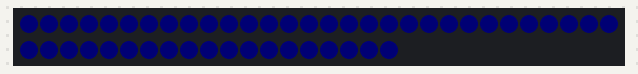
The sketch below on a simulated Arduino Uno, built with avr-gcc and run on an emulated ATmega328P. On the bench: 49 RGB LEDs in strip order, left to right, continuing on the next row. Dim RGB values are drawn brighter than linear; random numbers use the default seed unless the sketch sets one.

Above: at 5.18 s.
At 9.0 s:
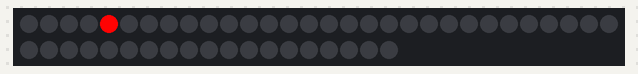
At 12.19 s:
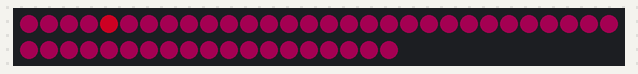
At 15.45 s:
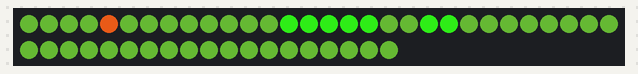
At 22.1 s:
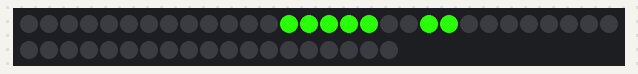
At 38.9 s:
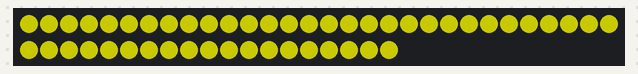

Measured:
- what the display in image 1 shows lasts 0.6 s, from 8.9 s to 9.5 s
- what the display in image 4 shows lasts 0.6 s, from 22.0 s to 22.6 s
- what the display in image 5 shows lasts 0.7 s, from 38.9 s to 39.6 s

The sketch:

RGBLamp.ino
```cpp
/*
 * This project is part of the Movuino demo tutorial from: http://www.movuino.com/
 * Page of the project: http://www.movuino.com/index.php/portfolio/rgb-lamp/
 * Github: https://github.com/hssnadr/RGB-Lamp-Demonstrator
 */

// LED strip
#include <Adafruit_NeoPixel.h>
#ifdef __AVR__
#include <avr/power.h>
#endif
#define pinLed 9                                                                 // Pin controling the led strip behavior
#define nPix 49                                                                  // number of pixels used in the strip
Adafruit_NeoPixel strip = Adafruit_NeoPixel(nPix, pinLed, NEO_GRB + NEO_KHZ800); //   NEO_KHZ800  800 KHz bitstream (most NeoPixel products w/WS2812 LEDs)

// Auto loop: play random animation before first serial input
bool _isAutoLoop = true;

// RGB values
int stripOrder[] = {0, 1, 2, 3, 4, 5, 6, 7, 9, 8, 10, 11, 12, 14, 13, 15, 16, 17, 21, 20, 19, 18, 22, 28, 27, 26, 25, 24, 23, 29, 30, 32, 31, 33, 34, 35, 36, 37, 38, 39, 40, 41, 42, 43, 44, 45, 46, 47, 48};
boolean isNewColor = false;
byte stripRed[nPix];
byte stripGreen[nPix];
byte stripBlue[nPix];
boolean isColorSet;
int r = 0;
#define r0 4  // led index where letter 'R' starts
#define r1 13 // led index where letter 'R' ends
int g = 0;
#define g0 13 // led index where letter 'G' starts
#define g1 23 // led index where letter 'G' ends
int b = 0;
#define b0 23 // led index where letter 'B' starts
#define b1 34 // led index where letter 'B' ends

long timer0;
long timer1;

// Serial variables
int inByte = 0;    // incoming serial byte
char buffer[40];   // buffer to store incoming bytes
int index = 0;     // current index of the buffer
char msgAdr = 'X'; // address of received messages
int msgVal = -1;   // values of received messages

void setup()
{
  // Serial Port begin
  Serial.begin(9600);

  // LED strip setup
  // strip.setBrightness(50);
  strip.begin(); // This initializes the NeoPixel library.
  strip.show();  // Initialize all pixels to 'off'
  timer0 = millis();
}

void loop()
{
  if (_isAutoLoop)
  {
    autoLoop();
  }
  // Serial.println("HERE");
  HHMM_follower();
  // WheelAnimation();
}

int getTrueLedIndex(int ind_)
{
  // REAL STRIP ORDER
  // to be integrated properly into the lamp, the led strip has been cut and re-solder.
  // I had to modify the order of the led to get the expected effect. This function permits to
  //{1,2,3,4,5,6,7,8,10,9,11,12,13,15,14,16,17,18,22,21,20,19,23,29,28,27,26,25,24,30,31,33,32,34,35,36,37,38,39,40,41,42,43,44,45,46,47,48,49}
  //       |                        |                             |                             |
  //      red                     green                          blue                          end
  //"RED" = 5 -> 13
  //"GREEN" = 15 -> 23
  //"BLUE" = 29 -> 34

  return stripOrder[ind_];
}
```

AutoLoop.ino
```cpp
// Auto loop: play random animation before first serial input
bool _isAnimRunning = false;
long _timerAutoLoop = 0;
int _targRed = 0;
int _targGreen = 0;
int _targBlue = 0;
float _speedAutoFill = 2.0f; // pixels per second

void autoLoop()
{
    // Set new rgb values
    if (!_isAnimRunning)
    {
        if (millis() - _timerAutoLoop > 4000)
        {
            int colIndx_ = floor(random(4)); // select random color component (0 for eraser)
            _timerAutoLoop = millis();
            _isAnimRunning = true;
            switch (colIndx_)
            {
            case 0: // Erase
                _targRed = 0;
                _targGreen = 0;
                _targBlue = 0;
                r = 0;
                g = 0;
                b = 0;
                break;
            case 1: // Red
                _targRed = floor(random(255));
                r = 0;
                break;
            case 2: // Green
                _targGreen = floor(random(255));
                g = 0;
                break;
            case 3: // Blue
                _targBlue = floor(random(255));
                b = 0;
                break;
            default:
                break;
            }
        }
    }

    // Play fill animation
    bool isRfill_ = r >= _targRed;
    bool isGfill_ = g >= _targGreen;
    bool isBfill_ = b >= _targBlue;
    if (!isRfill_)
    {
        isNewColor = true;
        r = floor(_targRed * _speedAutoFill * (millis() - _timerAutoLoop) / 1000.0f);
    }
    if (!isGfill_)
    {
        isNewColor = true;
        g = floor(_targGreen * _speedAutoFill * (millis() - _timerAutoLoop) / 1000.0f);
    }
    if (!isBfill_)
    {
        isNewColor = true;
        b = floor(_targBlue * _speedAutoFill * (millis() - _timerAutoLoop) / 1000.0f);
    }
    if (_isAnimRunning && (isRfill_ && isGfill_ && isBfill_))
    {
        _isAnimRunning = false;
        _timerAutoLoop = millis(); // reset timer to trig next r/g/b/eraser input
    }
}

void stopAutoLoop()
{
    _isAutoLoop = false;
    _targRed = 0;
    _targGreen = 0;
    _targBlue = 0;
    r = 0;
    g = 0;
    b = 0;
}
```

HHMM_follower.ino
```cpp
void HHMM_follower() {
  getSerialMsg(); // update msgAdr & msgMsg

  if (isNewColor) {
    // Reset all leds to 0
    for (int i = 0; i < nPix; i++) {
      strip.setPixelColor(getTrueLedIndex(i), strip.Color(0, 0, 0));
      stripRed[i] = 0;
      stripGreen[i] = 0;
      stripBlue[i] = 0;
    }
    delay(2);

    // RED : fill "R" letter in function of the RGB red value
    for (int i = r0; i < map(r, 0, 255, r0, r1); i++) {
      stripRed[i] = 255;
      stripGreen[i] = 3;
      stripBlue[i] = 3;
      strip.setPixelColor(getTrueLedIndex(i), strip.Color(stripRed[i], stripGreen[i],  stripBlue[i]));

    }

    // GREEN : fill "G" letter in function of the RGB green value
    for (int i = g0; i < map(g, 0, 255, g0, g1); i++) {
      stripRed[i] = 40;
      stripGreen[i] = 255;
      stripBlue[i] = 8;
      strip.setPixelColor(getTrueLedIndex(i), strip.Color(stripRed[i], stripGreen[i],  stripBlue[i]));
    }

    // BLUE : fill "B" letter in function of the RGB blue value
    for (int i = b0; i < map(b, 0, 255, b0, b1); i++) {
      stripRed[i] = 25;
      stripGreen[i] = 50;
      stripBlue[i] = 232;
      strip.setPixelColor(getTrueLedIndex(i), strip.Color(stripRed[i], stripGreen[i],  stripBlue[i]));
    }
    strip.show();
    isNewColor = false;
    timer1 = millis();
  }

  if (millis() - timer1 > 500) {
    // Color LED animation
    for (int i = 0; i < nPix; i++) {
      isColorSet = true;

      // RED : update red component of the RGB leds during the animation
      if (stripRed[i] != r) {
        isColorSet = false;
        if (stripRed[i] < r) {
          stripRed[i] = stripRed[i] + 1;
        }
        else {
          stripRed[i] = stripRed[i] - 1;
        }
      }

      // GREEN : update green component of the RGB leds during the animation
      if (stripGreen[i] != g) {
        isColorSet = false;
        if (stripGreen[i] < g) {
          stripGreen[i] = stripGreen[i] + 1;
        }
        else {
          stripGreen[i] = stripGreen[i] - 1;
        }
      }

      // BLUE : update blue component of the RGB leds during the animation
      if (stripBlue[i] != b) {
        isColorSet = false;
        if (stripBlue[i] < b) {
          stripBlue[i] = stripBlue[i] + 1;
        }
        else {
          stripBlue[i] = stripBlue[i] - 1;
        }
      }

      if (!isColorSet) {
        // Update led colors while animation is not over
        strip.setPixelColor(getTrueLedIndex(i), strip.Color(stripRed[i], stripGreen[i], stripBlue[i]));
      }
    }
    delay(15);
    strip.show();
  }
}
```

Serial.ino
```cpp
void getSerialMsg() {
  // CHECK SERIAL AND UPDATE msgAdr & msgMsg
  //----------------------------------------

  //First thing is to check if some messages have been sent
  if (Serial.available() > 0) {
    msgAdr = (char)Serial.read(); // The first incoming byte correspond to the address message, it's supposed to be a char

    index = 0;
    do
    {
      buffer[index] = Serial.read();// get a byte from the serial port
      if (buffer[index] != -1) {
        index++; // -1 if no byte is present
      }
    } while (buffer[index - 1] != 95); //keep collecting bytes until '_' is received

    msgVal = atoi(buffer);       // interpret buffer string as an integer and get the value corresponding to the address
    updateValues(); // this function is placed here for the example but it's up to you

  }
}

void updateValues() {
// COMMENT SERIAL PRINTS WHILE COMMUNICATING WITH MAX MSP
//  Serial.print("Message address: ");
//  Serial.print(msgAdr);
//  Serial.println("");
//  Serial.print("Message value: ");
//  Serial.print(msgVal);
//  Serial.println("");

  // the address is used to route the message value
  switch (msgAdr) {
    case 'r':
      stopAutoLoop();
      r = constrain(msgVal, 0, 255);
      isNewColor = true;
      break;
    case 'g':
      stopAutoLoop();
      g = constrain(msgVal, 0, 255);
      isNewColor = true;
      break;
    case 'b':
      stopAutoLoop();
      b = constrain(msgVal, 0, 255);
      isNewColor = true;
      break;
    default:
      Serial.println("No matching address");
      break;
  }

// COMMENT SERIAL PRINTS WHILE COMMUNICATING WITH MAX MSP
//  Serial.print("RGB: ");
//  Serial.print("\t");
//  Serial.print(r);
//  Serial.print("\t");
//  Serial.print(g);
//  Serial.print("\t");
//  Serial.print(b);
//  Serial.println("");
//  Serial.println(strip.Color(r, g, b));
//  Serial.println("----------------------------");
}
```

Wheel.ino
```cpp
int indWheel = 0;
int oldIndWheel1 = 0;
int oldIndWheel2 = 0;
boolean isLoading = false;

void WheelAnimation() {
  if (!isLoading) {
    shutDownStrip();
  }

  setPixWheel(indWheel, 1);
  setPixWheel(oldIndWheel1, 4);
  setPixWheel(oldIndWheel2, 8);

  delay(57);
  strip.show();

  oldIndWheel1 = indWheel;
  oldIndWheel2 = oldIndWheel1;

  if (indWheel < nPix - 1) {
    if (indWheel == 2) {

    }
    indWheel++;
  }
  else {
    indWheel = 0;
    isLoading = !isLoading ;
    shutDownStrip();
  }
}


void shutDownStrip() {
  for (int i = 0; i < nPix; i++) {
    strip.setPixelColor(getTrueLedIndex(i), strip.Color(0, 0, 0));
  }
}

void setPixWheel(int i_, int r_) {
  if (i_ < r0) {
    strip.setPixelColor(getTrueLedIndex(i_), strip.Color(255 / r_, 255 / r_, 255 / r_));
  }
  if (i_ >= r0) {
    strip.setPixelColor(getTrueLedIndex(i_), strip.Color(255 / r_, 0, 0));
  }
  if (i_ >= g0) {
    strip.setPixelColor(getTrueLedIndex(i_), strip.Color(0, 255 / r_, 0));
  }
  if (i_ >= b0) {
    strip.setPixelColor(getTrueLedIndex(i_), strip.Color(0, 0, 255 / r_));
  }
  if (i_ > b1) {
    strip.setPixelColor(getTrueLedIndex(i_), strip.Color(255 / r_, 255 / r_, 255 / r_));
  }
}
```
